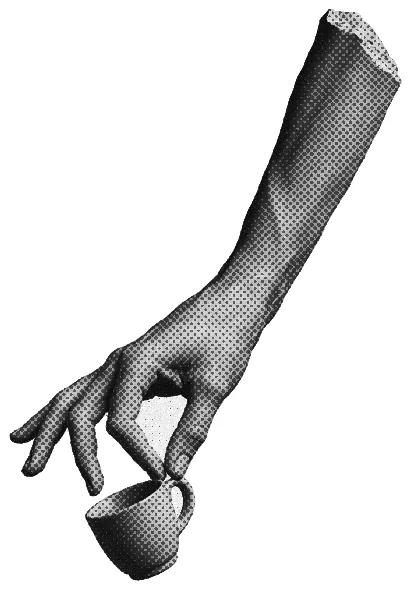
#> input picture assets/ui/collage/hand_cup.webp, 411 x 590 px, given in place of hand_cup.png, which was not available
$ python collage_cutout.py hand_cup.png assets/ui/collage/hand_cup.webp 420 246 7 5
#> lines starting #> are read from the running program, lines starting #| are printed output that depends on the picture; after the words box and inside, x2 and y2 are one past the last pixel; in counts of white or black regions, pixels touching at a corner belong together
# Refillit OS collage: turn a photo on a white background into a grey halftone cut-out with a white sticker edge
# (assets/ui/collage/*.webp). Sources were generated with gpt-image-bridge (b/w studio photos on white).
#   python tools/collage_cutout.py hand_cup.png assets/ui/collage/hand_cup.webp 420 246 7 5
#   python tools/collage_cutout.py bust.png assets/ui/collage/bust.webp 440 244 7 5
#   python tools/collage_cutout.py moka.png assets/ui/collage/moka.webp 300 240 6 4
# A threshold of 0 keeps the whole picture (no cut-out, no edge), for full-bleed photos:
#   python tools/collage_cutout.py latte.png assets/ui/collage/latte.webp 640 0 0 4
# A 7th argument `colour` keeps the photo's own colours under a lighter dot screen (a real-object sticker):
#   python tools/collage_cutout.py palette_src.png assets/ui/collage/palette.webp 560 246 8 5 colour
# `holes=N` also clears white pockets the object closes in (under the cart's awning, between its poles) bigger than N px:
#   python tools/collage_cutout.py cart_src.png assets/ui/collage/cart_colour.webp 720 250 7 5 colour holes=400
import sys
import numpy as np
from PIL import Image, ImageFilter, ImageOps

src, dst, W = sys.argv[1], sys.argv[2], int(sys.argv[3])
thr = int(sys.argv[4]) if len(sys.argv) > 4 else 246
edge = int(sys.argv[5]) if len(sys.argv) > 5 else 7
dot = int(sys.argv[6]) if len(sys.argv) > 6 else 5
colour = len(sys.argv) > 7 and sys.argv[7] == 'colour'
holes = next((int(a[6:]) for a in sys.argv[7:] if a.startswith('holes=')), 0)

src_im = Image.open(src).convert('RGB')
src_im = src_im.resize((W, round(src_im.height * W / src_im.width)), Image.LANCZOS)
#> src_im: PIL image 420x603 RGB
im = src_im.convert('L')
g = np.asarray(im).astype(np.float32)

# background = near-white pixels connected to the border (flood fill on a padded mask)
bgc = g >= thr if thr > 0 else np.zeros(g.shape, bool)
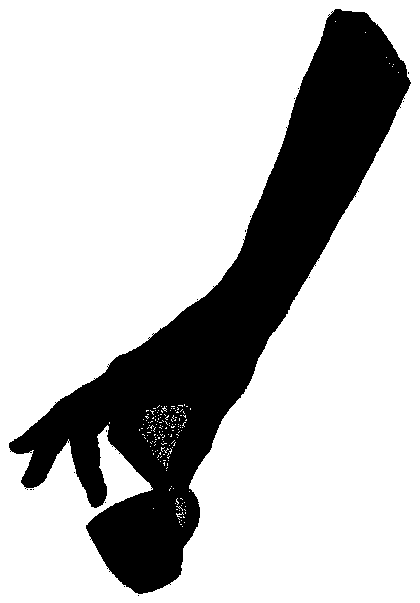
#> bgc: shape (603, 420) bool; 76% white; 17 black regions (16 under 20 px), largest, box (x1, y1, x2, y2) and area: (9, 9, 411, 594) 60850
from collections import deque
h, w = bgc.shape
#> h = 603; w = 420
seen = np.zeros_like(bgc)
q = deque()
for x in range(w):
    for y in (0, h - 1):
        if bgc[y, x] and not seen[y, x]: seen[y, x] = True; q.append((y, x))
#> seen: shape (603, 420) bool; 0.33% white in thin lines or dots
for y in range(h):
    for x in (0, w - 1):
        if bgc[y, x] and not seen[y, x]: seen[y, x] = True; q.append((y, x))
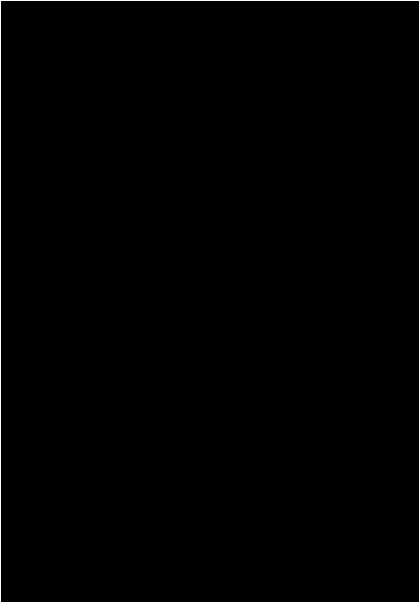
#> seen: shape (603, 420) bool; 0.81% white in thin lines or dots
while q:
    y, x = q.popleft()
    for dy, dx in ((1, 0), (-1, 0), (0, 1), (0, -1)):
        ny, nx = y + dy, x + dx
        if 0 <= ny < h and 0 <= nx < w and bgc[ny, nx] and not seen[ny, nx]:
            seen[ny, nx] = True; q.append((ny, nx))
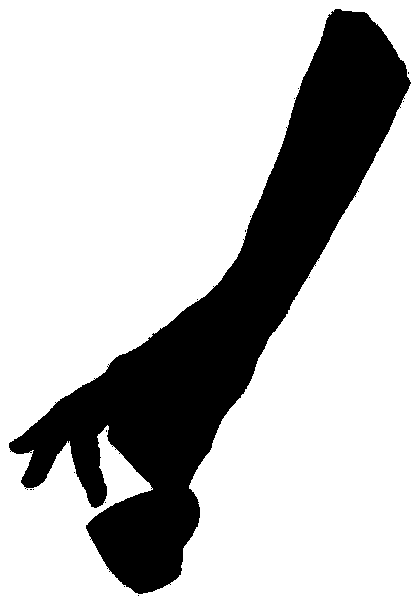
#> seen: shape (603, 420) bool; 75.8% white; 17 black regions (16 under 20 px), largest, box (x1, y1, x2, y2) and area: (9, 9, 411, 594) 61267
if holes and thr > 0:   # enclosed white pockets, big enough not to be a highlight
    from scipy import ndimage
    lab, n = ndimage.label(bgc & ~seen)
    if n:
        size = ndimage.sum(np.ones_like(g), lab, range(1, n + 1))
        seen |= np.isin(lab, 1 + np.flatnonzero(size > holes))
obj = Image.fromarray(((~seen) * 255).astype(np.uint8))
obj = obj.filter(ImageFilter.MaxFilter(3)).filter(ImageFilter.MinFilter(3)).filter(ImageFilter.MinFilter(3)).filter(ImageFilter.MaxFilter(3))   # close, open
#> obj: PIL image 420x603 L; 24.2% white; 1 white region, box (x1, y1, x2, y2) and area: (9, 9, 410, 594) 61382
m = np.asarray(obj) > 127

# tone: stretch to the object's own range, a touch darker so plaster still prints
vals = g[m]
lo, hi = np.percentile(vals, 2), np.percentile(vals, 99.5)
#> lo = 17; hi = 250
t = np.clip((g - lo) / max(1, hi - lo), 0, 1) ** 1.35
# halftone screen at 45°: dots grow with darkness
yy, xx = np.mgrid[0:h, 0:w].astype(np.float32)
u = (xx + yy) / np.sqrt(2) / dot; v = (xx - yy) / np.sqrt(2) / dot
d = np.sqrt((u - np.round(u)) ** 2 + (v - np.round(v)) ** 2)   # 0 at a dot centre .. ~0.7
r = np.sqrt(np.clip(1 - t, 0, 1)) * 0.62
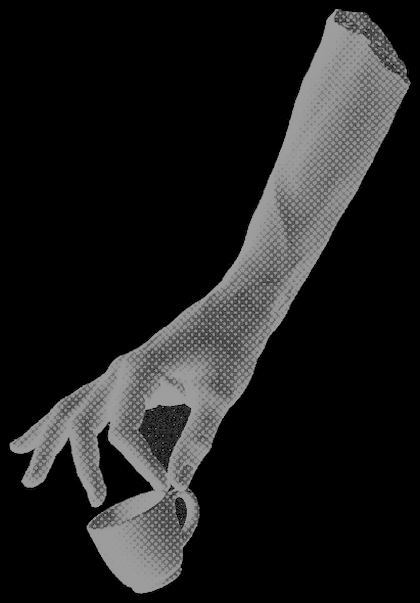
#> r: shape (603, 420) float32; min 0, max 0.62, mean 0.119
screen = (d < r).astype(np.float32)
#> screen: shape (603, 420) float32; values 0 (black) and 1 (white), 17.8% white; 125 white regions (114 under 20 px), largest, box (x1, y1, x2, y2) and area: (10, 9, 410, 594) 44220, (395, 63, 405, 72) 32, (391, 55, 398, 63) 25
rng = np.random.default_rng(7)
grain = rng.normal(0, 0.035, (h, w)).astype(np.float32)
tone = np.clip(t * 0.78 + 0.16 + grain, 0, 1)            # the photo, flattened and grainy
out = tone * (1 - 0.55 * screen)                            # dots printed over it
grey = (out * 255).astype(np.uint8)

# white sticker edge round the object
edge_m = Image.fromarray((m * 255).astype(np.uint8))
if edge > 0:   # (a 1-px rank filter crashes Pillow)
    edge_m = edge_m.filter(ImageFilter.MaxFilter(edge * 2 + 1)).filter(ImageFilter.GaussianBlur(0.8))
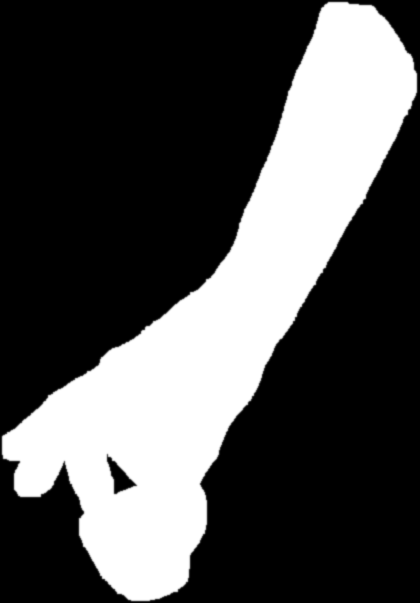
#> edge_m: PIL image 420x603 L; min 0, max 255, mean 78.5
alpha = np.asarray(edge_m)
if colour:   # the photo's colours, the dots printed more lightly over them
    col = np.asarray(src_im).astype(np.float32) * (1 - 0.28 * screen)[..., None] + grain[..., None] * 255
    body = np.clip(col, 0, 255)
else:
    body = np.repeat(grey[..., None], 3, 2)
rgb = np.where(m[..., None], body, 255).astype(np.uint8)
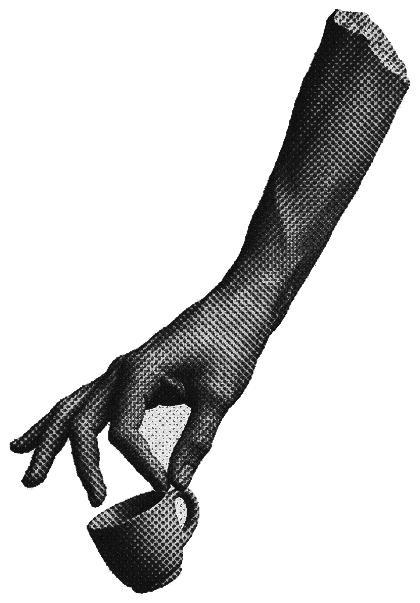
#> rgb: shape (603, 420, 3); min 3, max 255, mean 210.4
res = Image.fromarray(np.dstack([rgb, alpha]), 'RGBA')
if thr > 0:
    bb = res.getbbox(); res = res.crop(bb)
#> after `bb = res.getbbox()`: bb = (0, 0, 419, 603)
#> after `res = res.crop(bb)`:
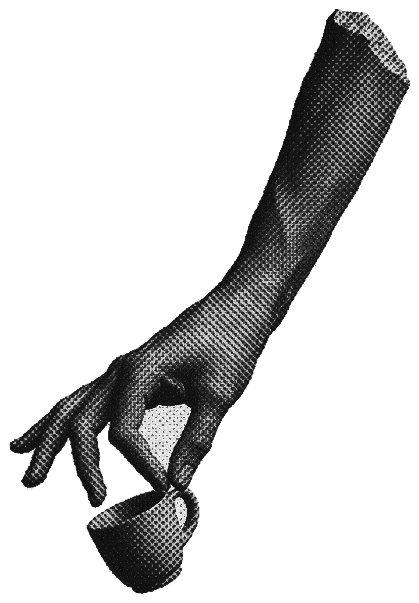
#> res: PIL image 419x603 RGBA; mean R, G, B, A 210.3, 210.3, 210.3, 78.7; transparent parts drawn white
res.save(dst, 'WEBP', quality=82, method=6)
print(dst, res.size)
#| assets/ui/collage/hand_cup.webp (419, 603)

$ run again, with assets/ui/collage/palette.webp copied over assets/ui/collage/hand_cup.webp
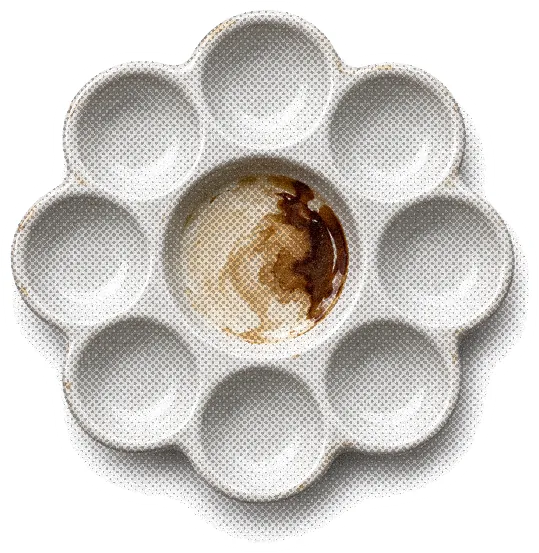
#> input picture assets/ui/collage/palette.webp, 539 x 553 px, given in place of hand_cup.png, which was not available
#> bgc: shape (431, 420) bool; 37.3% white; 1134 white regions (1101 under 20 px), largest, box (x1, y1, x2, y2) and area: (0, 0, 420, 431) 61075, (47, 211, 100, 251) 486, (194, 76, 251, 114) 480
#> after the loop `for y in range(h):`:
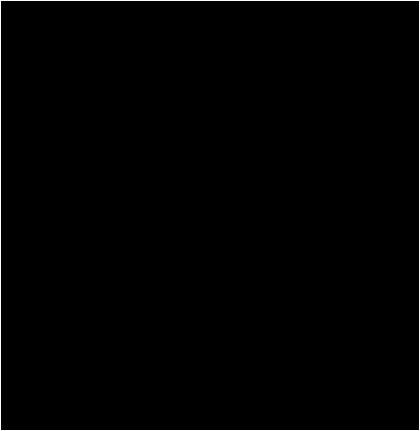
#> seen: shape (431, 420) bool; 0.94% white in thin lines or dots
#> m: shape (431, 420) bool; 66.9% white; 1 black region, box (x1, y1, x2, y2) and area: (0, 0, 420, 431) 59964
#> lo = 59; hi = 255
#> screen: shape (431, 420) float32; values 0 (black) and 1 (white), 34.4% white; 1818 white regions (1680 under 20 px), largest, box (x1, y1, x2, y2) and area: (119, 113, 288, 271) 12974, (55, 207, 409, 415) 7944, (289, 144, 402, 229) 3536
#> `rgb = np.where(m[..., None], body, 255).astype(np.uint8)`:
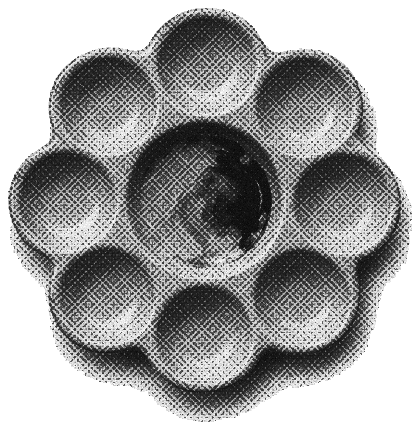
#> rgb: shape (431, 420, 3); min 2, max 255, mean 162.7
#> bb = (0, 0, 420, 431)
#| assets/ui/collage/hand_cup.webp (420, 431)
